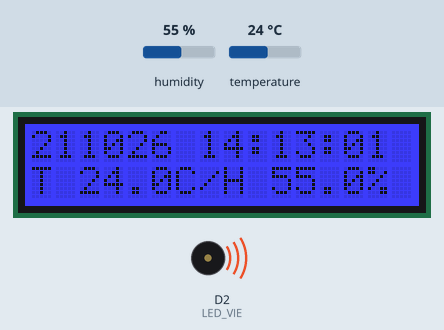
The sketch below on a simulated Arduino Uno R4 WiFi. Parts: 16×2 character LCD, buzzer (waves = sounding). The inputs (shaded band) are chosen by the test bench; at power-on: humidity 55 %, temperature 24 °C. The local clock reads 2024-03-15 10:24:30 at power-on unless the sketch sets it; what the sketch prints to the serial monitor is not drawn.

Above: at 1.2 s.
1.3 s: humidity set to 22 %
At 3.6 s:
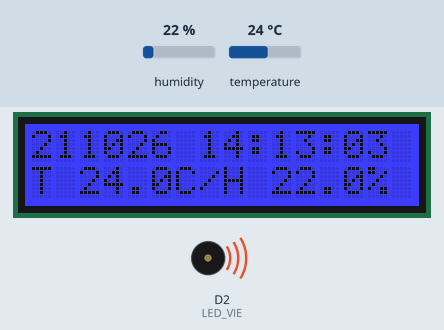
4.7 s: temperature set to 12 °C
At 8.0 s:
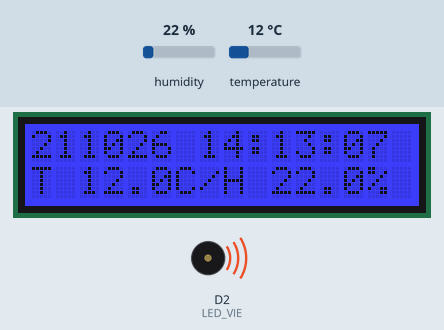
8.8 s: humidity set to 40 %
At 12.3 s:
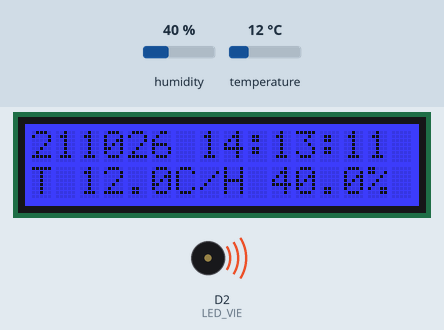
13.0 s: temperature set to 19 °C
At 16.4 s:
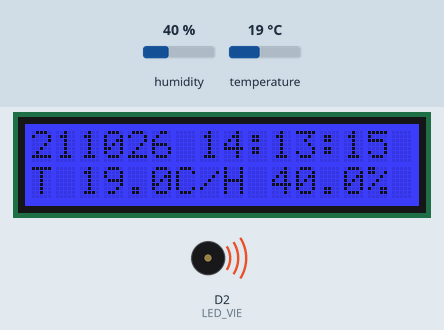
Timing chart, 0 to 17.9 s (numbered marks = the images above; inputs shaded):
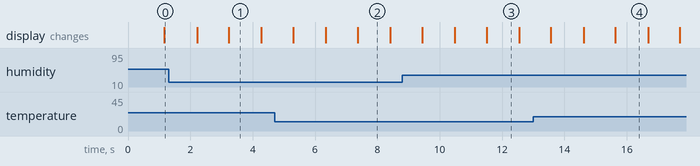

Measured:
- what the display in image 1 shows lasts 1.1 s, from 3.2 s to 4.3 s

The sketch:

rtc.ino
```cpp
#include <Wire.h>
#include <rgb_lcd.h>
#include <DHT.h>
#include <RTC.h>

// Configuration des composants
const byte LED_VIE = 2;
const byte DHT_PIN = A0;
const byte DHT_TYPE = DHT22;

rgb_lcd lcd;
DHT dht(DHT_PIN, DHT_TYPE);

// Machine d'etat : 4 etapes de 500 ms
byte etat = 0;

// Affichage de la date et de l'heure du RTC
void afficherDateHeure() {
  RTCTime maintenant;
  RTC.getTime(maintenant);

  char ligne[17];

  // Format compact pour le LCD 16 caracteres
  snprintf(ligne, sizeof(ligne),
           "%02d%02d%02d %02d:%02d:%02d",
           maintenant.getDayOfMonth(),
           Month2int(maintenant.getMonth()),
           maintenant.getYear() % 100,
           maintenant.getHour(),
           maintenant.getMinutes(),
           maintenant.getSeconds());

  lcd.setCursor(0, 0);
  lcd.print(ligne);
  lcd.print(" ");
}

// Lecture du capteur et affichage des mesures
void lireEtAfficher() {
  float temperature = dht.readTemperature();
  float humidite = dht.readHumidity();

  lcd.setCursor(0, 1);
  lcd.print("                ");
  lcd.setCursor(0, 1);

  if (isnan(temperature) || isnan(humidite)) {
    lcd.print("Erreur DHT22");
    Serial.println("Erreur lecture DHT22");
    return;
  }

  lcd.print("T ");
  lcd.print(temperature, 1);
  lcd.print("C/H ");
  lcd.print(humidite, 1);
  lcd.print("%");

  Serial.print("Temperature : ");
  Serial.print(temperature, 1);
  Serial.println(" C");

  Serial.print("Humidite : ");
  Serial.print(humidite, 1);
  Serial.println(" %");
}

void setup() {
  Serial.begin(9600);

  // Initialisation de la LED de vie
  pinMode(LED_VIE, OUTPUT);
  tone(LED_VIE, 2);

  // Initialisation du LCD et du DHT22
  lcd.begin(16, 2);
  lcd.setRGB(0, 0, 255);
  lcd.clear();
  dht.begin();

  // Initialisation de l'horloge RTC
  RTC.begin();

  RTCTime dateInitiale(21, Month::OCTOBER, 2026,
                       14, 13, 0,
                       DayOfWeek::WEDNESDAY,
                       SaveLight::SAVING_TIME_ACTIVE);

  RTC.setTime(dateInitiale);

  afficherDateHeure();

  lcd.setCursor(0, 1);
  lcd.print("Attente mesure");
}

void loop() {
  // Machine d'etat avec une periode de 500 ms
  switch (etat) {
    case 0:
      afficherDateHeure();
      lireEtAfficher();
      break;

    case 1:
      break;

    case 2:
      afficherDateHeure();
      break;

    case 3:
      break;
  }

  etat = (etat + 1) % 4;
  delay(500);
}
```
